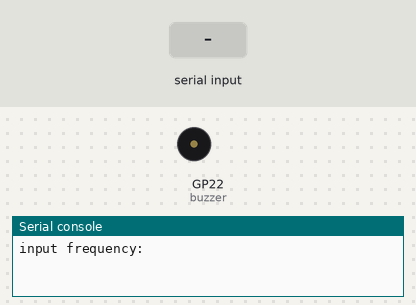
The program below on a simulated Raspberry Pi Pico running MicroPython. Shown: buzzer (waves = sounding), the last lines printed to the serial console. The inputs (shaded band) are chosen by the test bench.

Above: at 1.2 s.
1.3 s: "90" typed at the serial console, then Enter
At 2.1 s:
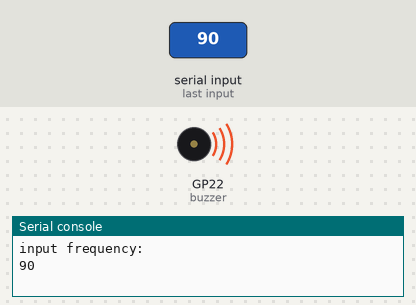
3.8 s: "200" typed at the serial console, then Enter
At 5.2 s:
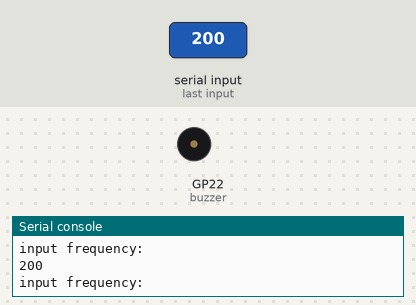
Timing chart, 0 to 6.8 s (numbered marks = the images above; inputs shaded):
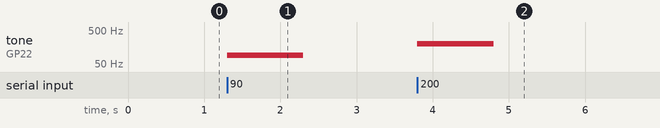

The program:

buzzer_test.py
```python
#
# buzzer_test
# Version: 1.00
# Date: 2025-05-31
# Author: Sam Linton
# Description: A simple test script for a buzzer connected to a Raspberry Pi Pico.
#
# Pins
# ----
# GP22 - buzzer +
# GND  - buzzer -
#
from machine import Pin, PWM
from time import sleep


buzzer = PWM(Pin(22))
duty_cycle = 32000

while True:
    f = int(input('input frequency: '))
    buzzer.freq(f)
    buzzer.duty_u16(duty_cycle)
    sleep(1)
    buzzer.duty_u16(0)
```

Measured:
- after the input at 1.3 s, tone on GP22 (buzzer): silent → 90 Hz at once, → silent 1.0 s later
- after the input at 3.8 s, tone on GP22 (buzzer): silent → 200 Hz at once, → silent 1.0 s later
